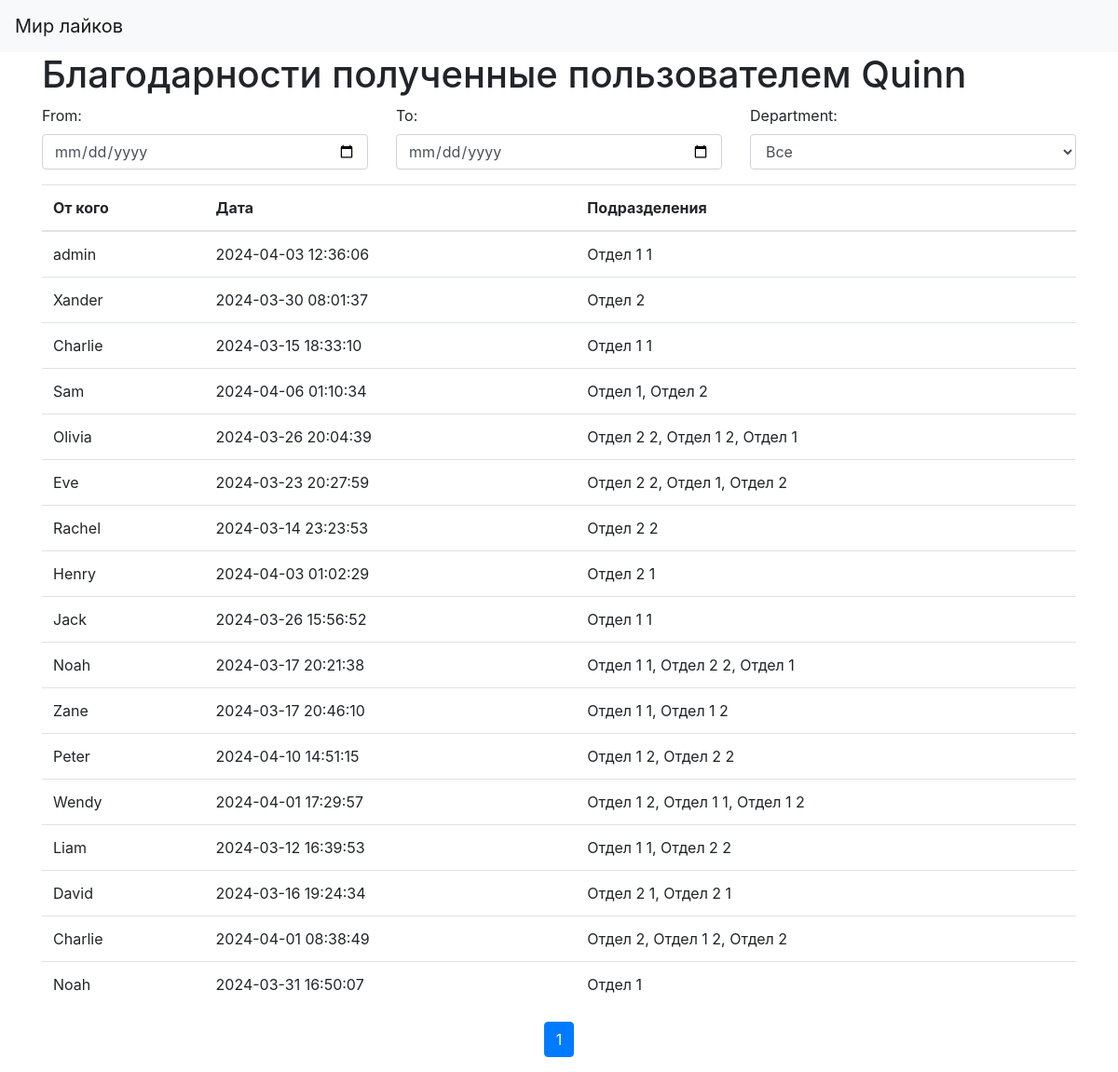
Page /thanks-received.php?id=3 on the committed database.
### tables this page shows
CREATE TABLE User (
                id INTEGER PRIMARY KEY,
                name TEXT,
                password TEXT);

CREATE TABLE Thank (
                id INTEGER PRIMARY KEY,
                user_from_id INTEGER,
                user_to_id INTEGER,
                date DATETIME,
                FOREIGN KEY(user_from_id) REFERENCES User(id),
                FOREIGN KEY(user_to_id) REFERENCES User(id));

### database.php (called while the page is built, shortened)
<?php
function db_getUserById($userId) {
    $db = new PDO('sqlite:mydatabase.db');
    $query = $db->prepare("SELECT * FROM User WHERE id = :id");
    $query->bindParam(':id', $userId);
    $query->execute();
    $user = $query->fetch(PDO::FETCH_ASSOC);
    return $user;
}
function db_received_thanks($user_to_id){
    $db = new PDO('sqlite:mydatabase.db');
    $query = $db->prepare("SELECT * FROM Thank WHERE user_to_id = :user_to_id");
    $query->bindParam(':user_to_id', $user_to_id);
    $query->execute();
    $thanks = $query->fetchAll(PDO::FETCH_ASSOC);
    return $thanks;
}
function db_getUserDepartments($userId) {
    $db = new PDO('sqlite:mydatabase.db');
    $query = $db->prepare("SELECT Department.name FROM Department
                               INNER JOIN User_Department ON Department.id = User_Department.department_id
                               WHERE User_Department.user_id = :userId");
    $query->bindParam(':userId', $userId);
    $query->execute();
    $departments = $query->fetchAll(PDO::FETCH_COLUMN);
    return $departments;
}

### functions.php (called while the page is built, shortened)
<?php
function filterThanksByDepartmentReceived($thanks, $department_id) {
    $db = new PDO('sqlite:mydatabase.db');
    $query = "SELECT * FROM Thank
              WHERE user_from_id IN (
                  SELECT user_id FROM User_Department
                  WHERE department_id = :department_id
              ) OR :department_id IS NULL";
    $query = $db->prepare($query);
    $query->bindValue(':department_id', $department_id);
    $query->execute();
    $filteredThanks = $query->fetchAll(PDO::FETCH_ASSOC);
    $thanksIds = array_column($thanks, 'id');
    $filteredThanks = array_filter($filteredThanks, function ($item) use ($thanksIds) {
        return in_array($item['id'], $thanksIds);
    });
    return $filteredThanks;
}
function pageFilter($thanks, $currentPage) {
    $itemsPerPage = 20;
    $totalItems = count($thanks);
    $totalPages = ceil($totalItems / $itemsPerPage);
    $offset = ($currentPage - 1) * $itemsPerPage;
    $pagedArray = array_slice($thanks, $offset, $itemsPerPage);
    return [
        'thanks' => $pagedArray,
        'total_pages' => $totalPages
    ];
}

### thanks-received.php (the view, shortened to what this page needs)
<?php
require_once 'database.php';
require_once 'functions.php';
$user_id = $_GET['id'];
$currentPage = $_GET['page'] ?? 1;
$current_department = $_GET['department'] ?? null;
$dateFrom = $_GET['dateFrom'] ?? null;
$dateTo = $_GET['dateTo'] ?? null;
$user = db_getUserById($user_id);
$thanks = db_received_thanks($user_id);
$thanks = filterThanksByDate($thanks, $dateFrom, $dateTo);
$thanks = filterThanksByDepartmentReceived($thanks, $current_department);
$thanks = pageFilter($thanks, $currentPage);
?>
<!DOCTYPE html>
<html lang="en">
<head>
    <link href="https://stackpath.bootstrapcdn.com/bootstrap/4.5.2/css/bootstrap.min.css" rel="stylesheet">
</head>
<body>
<nav class="navbar navbar-expand-lg navbar-light bg-light">
    <a class="navbar-brand" href="/">Мир лайков</a>
</nav>
<div class="container">
    <h1>Благодарности полученные пользователем <?php echo $user['name']; ?></h1>
    <div class="row mb-3">
        <div class="col-md-4">
            <label for="dateFrom">From:</label>
            <input type="date" class="form-control" id="dateFrom"
                   value="<?php echo isset($_GET['dateFrom']) ? date('Y-m-d', $_GET['dateFrom']) : ''; ?>">
        </div>
        <div class="col-md-4">
            <label for="dateTo">To:</label>
            <input type="date" class="form-control" id="dateTo"
                   value="<?php echo isset($_GET['dateTo']) ? date('Y-m-d', $_GET['dateTo']) : ''; ?>">
        </div>
        <div class="col-md-4">
            <label for="department">Department:</label>
            <select class="form-control" id="department">
                <option value="">Все</option>
            </select>
        </div>
    </div>
    <table class="table">
        <thead>
        <tr>
            <th>От кого</th>
            <th>Дата</th>
            <th>Подразделения</th>
        </tr>
        </thead>
        <tbody id="tableBody">
        <?php foreach ($thanks['thanks'] as $thank):
            $from_user = db_getUserById($thank['user_from_id']);
            $departments = db_getUserDepartments($from_user['id']);
            $departments = implode(", ", $departments);
            ?>
            <tr>
                <td><?php echo $from_user['name']; ?></td>
                <td><?php echo $thank['date']; ?></td>
                <td><?php echo $departments; ?></td>
            </tr>
        <?php endforeach; ?>
        </tbody>
    </table>
    <ul class="pagination justify-content-center" id="pagination">
        <?php for ($i = 1; $i <= $thanks['total_pages']; $i++):
            $activeClass = ($i == $currentPage) ? ' active' : '';
            echo '<li class="page-item' . $activeClass . '"><a class="page-link" value="' . $i . '">' . $i . '</a></li>';
        endfor; ?>
    </ul>
</div>
</body>
</html>

### rows in the picture
user: name "Quinn"
thank: user_from.name "admin", date "2024-04-03 12:36:06", departments "Отдел 1 1"
thank: user_from.name "Xander", date "2024-03-30 08:01:37", departments "Отдел 2"
thank: user_from.name "Charlie", date "2024-03-15 18:33:10", departments "Отдел 1 1"
thank: user_from.name "Sam", date "2024-04-06 01:10:34", departments "Отдел 1, Отдел 2"
thank: user_from.name "Olivia", date "2024-03-26 20:04:39", departments "Отдел 2 2, Отдел 1 2, Отдел 1"
thank: user_from.name "Eve", date "2024-03-23 20:27:59", departments "Отдел 2 2, Отдел 1, Отдел 2"
thank: user_from.name "Rachel", date "2024-03-14 23:23:53", departments "Отдел 2 2"
thank: user_from.name "Henry", date "2024-04-03 01:02:29", departments "Отдел 2 1"
thank: user_from.name "Jack", date "2024-03-26 15:56:52", departments "Отдел 1 1"
thank: user_from.name "Noah", date "2024-03-17 20:21:38", departments "Отдел 1 1, Отдел 2 2, Отдел 1"
thank: user_from.name "Zane", date "2024-03-17 20:46:10", departments "Отдел 1 1, Отдел 1 2"
thank: user_from.name "Peter", date "2024-04-10 14:51:15", departments "Отдел 1 2, Отдел 2 2"
thank: user_from.name "Wendy", date "2024-04-01 17:29:57", departments "Отдел 1 2, Отдел 1 1, Отдел 1 2"
thank: user_from.name "Liam", date "2024-03-12 16:39:53", departments "Отдел 1 1, Отдел 2 2"
thank: user_from.name "David", date "2024-03-16 19:24:34", departments "Отдел 2 1, Отдел 2 1"
thank: user_from.name "Charlie", date "2024-04-01 08:38:49", departments "Отдел 2, Отдел 1 2, Отдел 2"
thank: user_from.name "Noah", date "2024-03-31 16:50:07", departments "Отдел 1"
